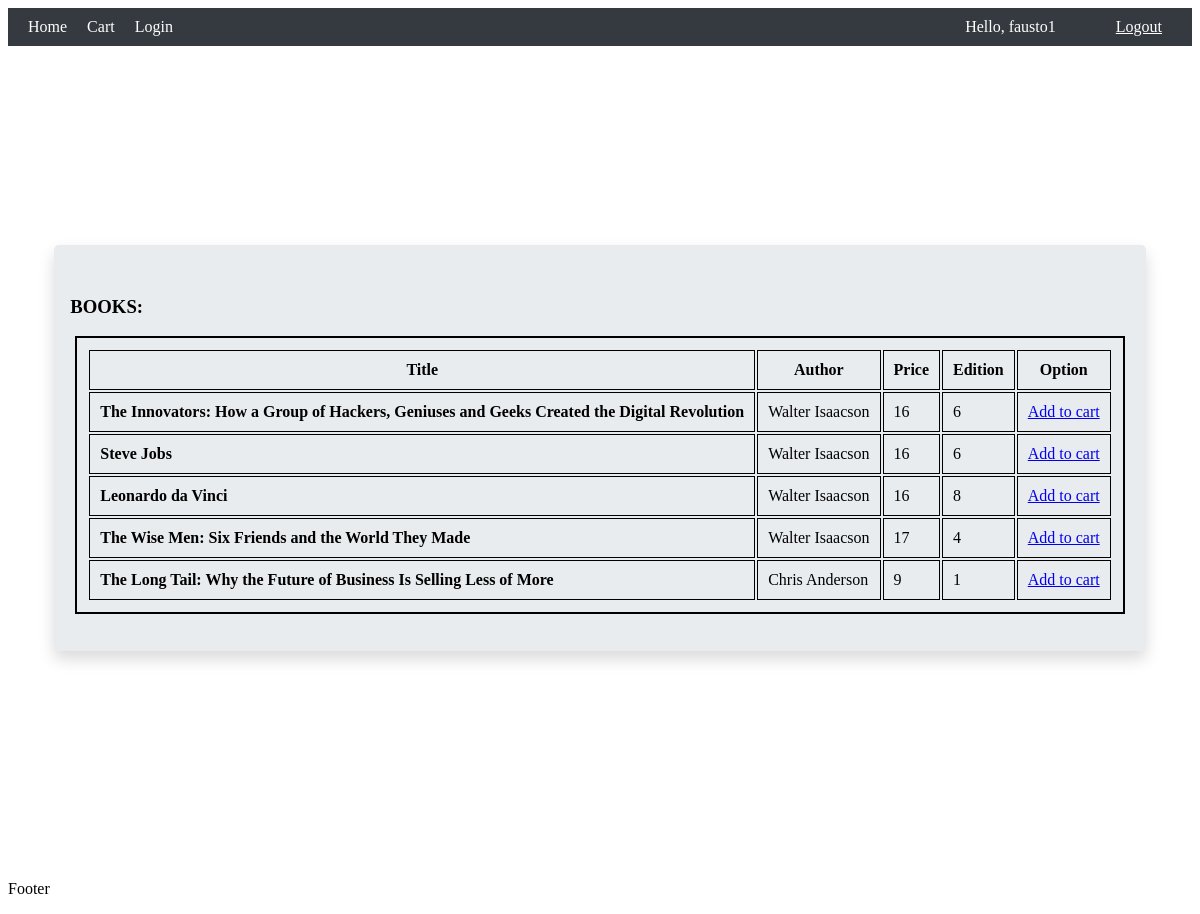
Page / (signed in) on the committed database.
### book_store_arboleda/models.py (models this page shows, shortened)
class Book(models.Model):
    title=models.CharField(max_length=200,null=True)
    Author=models.CharField(max_length=200,null=True)
    Price=models.IntegerField()
    Edition=models.IntegerField()

### book_store_arboleda/views.py (the view)
# urls.py: path("", views.home, name="home"),
def home(request):
    books=Book.objects.all()
    context={'books':books}
    return render(request,'book_store_arboleda/home.html',context)

### book_store_arboleda/templates/book_store_arboleda/home.html (shortened to what this page needs)
{% extends "book_store_arboleda/base.html" %}
    {% load static %}
    {% block css %}
    <link rel="stylesheet" type="text/css" href="{% static 'css/book_store_arboleda/jumbotronHome.css' %}">
    {% endblock %}
{% block content %}
<br>
<div class="container">
    <div class="jumbotron">
        <div class="col-lg-10">
            <h3>BOOKS:</h3>
            <div class="card card-body">
                <table class="table-table-sm">
                    <tr>
                        <th>Title</th>
                        <th>Author</th>
                        <th>Price</th>
                        <th>Edition</th>
                        {% if user.is_authenticated %}
                        <th>Option</th>
                        {% endif %}
                    </tr>
                    {% for book in books %}
                    <tr>
                        <td><b>{{book.title}}</b> </td>
                        <td>{{book.Author}} </td>
                        <td>{{book.Price}} </td>
                        <td> {{book.Edition}} </td>
                        {% if user.is_authenticated and not user.is_staff%}
                        <td><a class="btn btn-sm btn-info" href="{% url 'addtocart' book.id %}">Add to cart</a> </td>
                        {% endif %}
                    </tr>
                    {% endfor %}
                </table>
            </div>
        </div>
    </div>
</div>
{% endblock %}

### book_store_arboleda/templates/book_store_arboleda/navbar.html (shortened to what this page needs)
<!DOCTYPE html>
<html lang="en">
<head>
{% load static %}
{% block css %}
<link rel="stylesheet" type="text/css" href="{% static 'css/book_store_arboleda/navbar1.css' %}">
{% endblock %}
</head>
<body>
  {% block content %}
  <nav class="navbar">
    <ul>
      <li><a class="nav-link" href="{% url 'home' %}">Home</a></li>
      {% if request.user.is_staff %}
      <li><a class="nav-link" href="{% url 'addbook' %}">Add Books</a></li>
      {% else %}
      <li><a class="nav-link" href="{% url 'viewcart' %}">Cart</a></li>
      {% endif %}
      <li><a class="nav-link" href="{% url 'login' %}">Login</a></li>
    </ul>
    <div class="navbar-right">
      <span class="hello-msg">Hello, {{request.user}}</span>
      <span><a class="hello-msg" href="{% url 'logout' %}">Logout</a></span>
    </div>
  </nav>
  {% endblock %}
</body>
</html>

### static/css/book_store_arboleda/jumbotronHome.css (style rules this page uses)
.container { display: flex; align-items: center; justify-content: center; height: 100vh; }
.jumbotron { background-color: #e9ecef; padding: 2rem 1rem; margin-bottom: 2rem; border-radius: .3rem; box-shadow: 0 .5rem 1rem rgba(0,0,0,.15); }
table, th, td { border: 1px solid; padding: 10px; }
table { border: 2px solid; margin: 5px; }

### static/css/book_store_arboleda/navbar1.css (style rules this page uses)
.navbar { display: flex; justify-content: space-between; align-items: center; background-color: #343a40; padding: 10px; }
ul { display: flex; list-style: none; margin: 0; padding: 0; }
li { margin: 0 10px; }
.nav-link { text-decoration: none; color: #fff; }
.hello-msg { color: #fff; padding-right: 20px; margin-left: 20px; }
.navbar-right { justify-content: flex-end; display: flex; align-items: center; }
.navbar-right span { margin-left: 20px; }

### rows in the picture
Book: title "The Innovators: How a Group of Hackers, Geniuses and Geeks Created the Digital Revolution", Author "Walter Isaacson", Price "16", Edition "6"
Book: title "Steve Jobs", Author "Walter Isaacson", Price "16", Edition "6"
Book: title "Leonardo da Vinci", Author "Walter Isaacson", Price "16", Edition "8"
Book: title "The Wise Men: Six Friends and the World They Made", Author "Walter Isaacson", Price "17", Edition "4"
Book: title "The Long Tail: Why the Future of Business Is Selling Less of More", Author "Chris Anderson", Price "9", Edition "1"

### other values in the picture
{{ request.user }} "fausto1"
